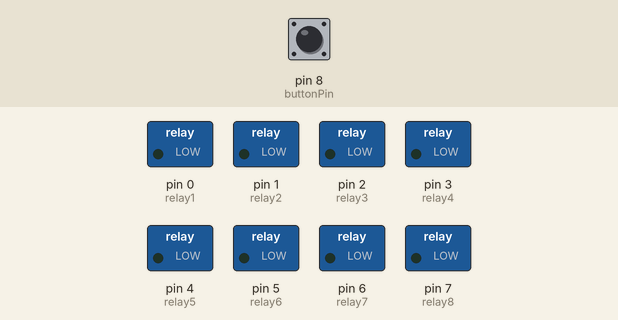
Simulated run of this sketch. Board: Arduino Uno, built with avr-gcc and run on an emulated ATmega328P. Shown: switched loads named in the sketch (green lamp = pin HIGH). Inputs (shaded band) come from the test bench; at power-on: pin 8 (buttonPin) LOW.

Above: at 1.2 s.
1.3 s: pin 8 (buttonPin) pulled HIGH for 0.15 s
At 1.37 s:
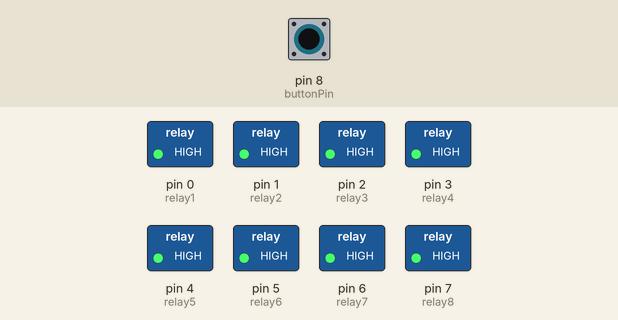
2.9 s: pin 8 (buttonPin) pulled HIGH for 3.2 s
At 6.5 s:
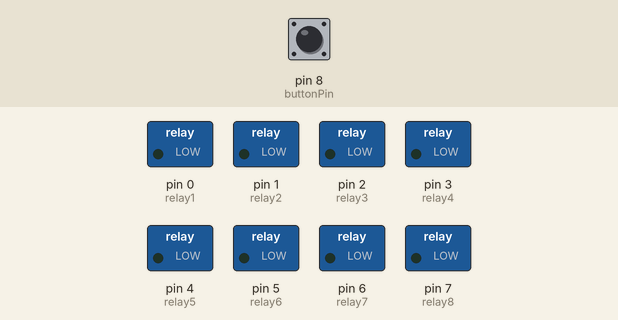
Timing chart, 0 to 8.0 s (numbered marks = the images above; inputs shaded):
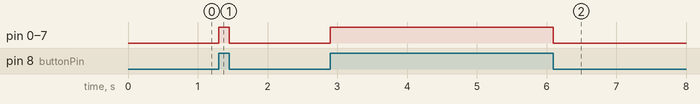

The sketch:

Relay_8_Channel.ino
```cpp
/*
Author: Dhanish
Created on: 19-08-2014
Company: Elementz Engineers Guild Pvt Ltd
*/

// constants won't change. They're used here to
// set pin numbers:
const int buttonPin = 8; // the number of the pushbutton pin
const int relay1 = 0; // the number of the relay1 pin
const int relay2 = 1;
const int relay3 = 2;
const int relay4 = 3;
const int relay5 = 4;
const int relay6 = 5;
const int relay7 = 6;
const int relay8 = 7;

// variables will change:
int buttonState = 0; // variable for reading the pushbutton status

void setup() {
// initialize the relay1,2,3,4 pins as an output:
pinMode(relay1, OUTPUT);
pinMode(relay2, OUTPUT);
pinMode(relay3, OUTPUT);
pinMode(relay4, OUTPUT);
pinMode(relay5, OUTPUT);
pinMode(relay6, OUTPUT);
pinMode(relay7, OUTPUT);
pinMode(relay8, OUTPUT);
// initialize the pushbutton pin as an input:
pinMode(buttonPin, INPUT);
}

void loop(){
// read the state of the pushbutton value:
buttonState = digitalRead(buttonPin);

// check if the pushbutton is pressed.
// if it is, the buttonState is HIGH:
if (buttonState == HIGH) {
// turn relays on:
digitalWrite(relay1, HIGH);
digitalWrite(relay2, HIGH);
digitalWrite(relay3, HIGH);
digitalWrite(relay4, HIGH);
digitalWrite(relay5, HIGH);
digitalWrite(relay6, HIGH);
digitalWrite(relay7, HIGH);
digitalWrite(relay8, HIGH);
}
else {
// turn relays off:
digitalWrite(relay1, LOW);
digitalWrite(relay2, LOW);
digitalWrite(relay3, LOW);
digitalWrite(relay4, LOW);
digitalWrite(relay5, LOW);
digitalWrite(relay6, LOW);
digitalWrite(relay7, LOW);
digitalWrite(relay8, LOW);
}
}
```

Measured:
- after the input at 1.3 s, pin 0 (relay1), pin 1 (relay2), pin 2 (relay3), pin 3 (relay4), pin 4 (relay5), pin 5 (relay6), pin 6 (relay7), pin 7 (relay8): LOW → HIGH at once, → LOW 0.15 s later
- after the input at 2.9 s, pin 0 (relay1), pin 1 (relay2), pin 2 (relay3), pin 3 (relay4), pin 4 (relay5), pin 5 (relay6), pin 6 (relay7), pin 7 (relay8): LOW → HIGH at once, → LOW 3.2 s later
